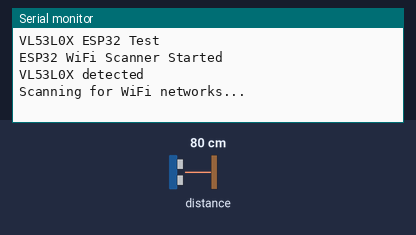
A sketch run on a simulated ESP32. On the bench: the last lines printed to the serial monitor. The test bench sets the inputs (shaded band); at power-on: distance to the obstacle 80 cm. A WiFi scan finds three made-up networks.

Above: at 1.3 s.
1.4 s: distance to the obstacle set to 2 cm
At 3.5 s:
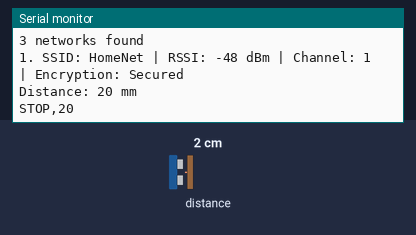
6.4 s: distance to the obstacle set to 250 cm
At 8.9 s:
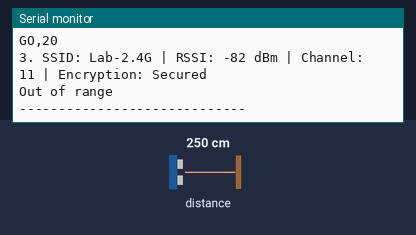

Measured:
- after the input at 1.4 s, the serial monitor: prints a new line after 0.75 s (image 1)
- after the input at 6.4 s, the serial monitor: prints a new line after 1.8 s (image 2)

The sketch:

wifi_tofl_esp32wroom.ino
```cpp
#include <WiFi.h>
#include <Adafruit_VL53L0X.h>
#include <Wire.h>
#include "BluetoothSerial.h"
Adafruit_VL53L0X lox;

BluetoothSerial SerialBT;
void setup() {
  Serial.begin(115200);
  Wire.begin(21, 22);
  Serial.println("VL53L0X ESP32 Test");
  Serial.println("ESP32 WiFi Scanner Started");

  // Set WiFi to station mode

  WiFi.mode(WIFI_STA);
  WiFi.disconnect();
  delay(100);

  // tofl setup

  if (!lox.begin(0x29, &Wire)) {
    Serial.println("FAILED to detect VL53L0X");
    while (1);
  }
  Serial.println("VL53L0X detected");
}

int rssi;
void wifi(){
  Serial.println("Scanning for WiFi networks...");
  int n = WiFi.scanNetworks();
  if (n == 0) {
    Serial.println("No WiFi networks found");
  } else {
    Serial.print(n);
    Serial.println(" networks found");
    for (int i = 0; i < n; i++) {
      Serial.print(i + 1);
      Serial.print(". SSID: ");
      Serial.print(WiFi.SSID(i));
      Serial.print(" | RSSI: ");
      Serial.print(WiFi.RSSI(i));
      Serial.print(" dBm");
      Serial.print(" | Channel: ");
      Serial.print(WiFi.channel(i));
      Serial.print(" | Encryption: ");
      Serial.println(WiFi.encryptionType(i) == WIFI_AUTH_OPEN ? "Open" : "Secured");
      delay(10);
       VL53L0X_RangingMeasurementData_t measure;
       lox.rangingTest(&measure, false);
       if (measure.RangeStatus != 4) {
          Serial.print("Distance: ");
          Serial.print(measure.RangeMilliMeter);
          Serial.println(" mm");
      if(measure.RangeMilliMeter<=100 && WiFi.RSSI(i)>=-50){
          Serial.print("STOP,");
          Serial.println(measure.RangeMilliMeter);
     }
      else{
          Serial.print("GO,");
          //Serial.println(",");
          Serial.println(measure.RangeMilliMeter);
    }
    delay(3000);
  }
  else {
    Serial.println("Out of range");
  }
    }
  }
  Serial.println("-----------------------------");
}


void loop(){
  wifi();
  //tofl();
  delay(1000);
}
```
